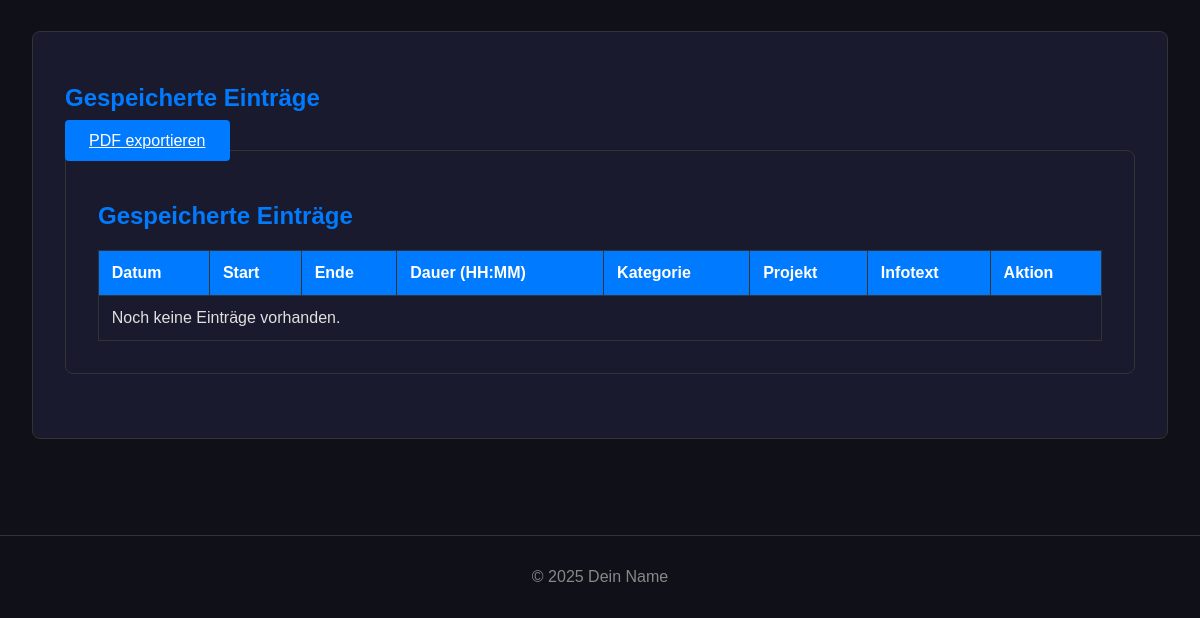
The page /dokumentation (lower part) on the database as committed earlier.
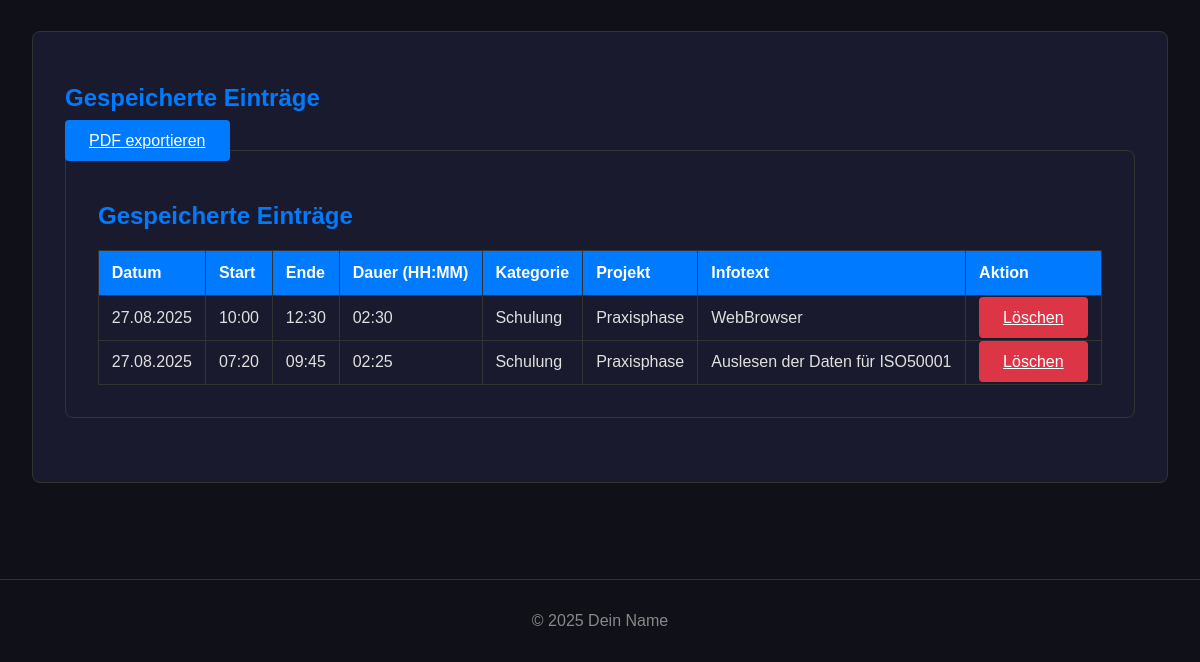
The same page on the database as committed later.
### app.py (models this page shows)
class TimeEntry(db.Model):
    id = db.Column(db.Integer, primary_key=True)
    date = db.Column(db.Date, nullable=False, default=date.today)
    start_time = db.Column(db.Time, nullable=False)
    end_time = db.Column(db.Time, nullable=False)
    category = db.Column(db.String(50), nullable=False)
    project = db.Column(db.String(100), nullable=False)
    info_text = db.Column(db.String(300), nullable=True)
    @property
    def duration(self):
        start_dt = datetime.combine(self.date, self.start_time)
        end_dt = datetime.combine(self.date, self.end_time)
        if end_dt < start_dt:
            end_dt += timedelta(days=1)
        return end_dt - start_dt
    @property
    def duration_str(self):
        total_seconds = self.duration.total_seconds()
        hours, remainder = divmod(total_seconds, 3600)
        minutes, _ = divmod(remainder, 60)
        return f"{int(hours):02}:{int(minutes):02}"

### app.py (the view, shortened to what this page needs)
@app.route('/dokumentation', methods=['GET', 'POST'])
def dokumentation():
    entries = TimeEntry.query.order_by(TimeEntry.date.desc(), TimeEntry.start_time.desc()).all()
    generate_category_chart(entries)
    return render_template('dokumentation.html', entries=entries)

### app.py (called while the page is built)
@app.context_processor
def inject_now():
    return {'now': datetime.now(timezone.utc)}

### templates/dokumentation.html (shortened to what this page needs)
{% extends 'base.html' %}
{% block content %}
    <div class="table-container">
    <h2>Gespeicherte Einträge</h2>
    <a href="{{ url_for('generate_pdf') }}" class="btn" style="margin-bottom: 1rem;">PDF exportieren</a>
    <div class="table-container">
        <h2>Gespeicherte Einträge</h2>
        <table class="data-table">
            <thead>
                <tr>
                    <th>Datum</th>
                    <th>Start</th>
                    <th>Ende</th>
                    <th>Dauer (HH:MM)</th>
                    <th>Kategorie</th>
                    <th>Projekt</th>
                    <th>Infotext</th>
                    <th>Aktion</th>
                </tr>
            </thead>
            <tbody>
                {% for entry in entries %}
                <tr>
                    <td>{{ entry.date.strftime('%d.%m.%Y') }}</td>
                    <td>{{ entry.start_time.strftime('%H:%M') }}</td>
                    <td>{{ entry.end_time.strftime('%H:%M') }}</td>
                    <td>{{ entry.duration_str }}</td>
                    <td>{{ entry.category }}</td>
                    <td>{{ entry.project }}</td>
                    <td>{{ entry.info_text }}</td>
                    <td>
                        <a href="{{ url_for('delete_entry', entry_id=entry.id) }}"
                           class="btn btn-danger"
                           onclick="return confirm('Möchtest du diesen Eintrag wirklich löschen?');">Löschen</a>
                    </td>
                </tr>
                {% else %}
                <tr>
                    <td colspan="8">Noch keine Einträge vorhanden.</td>
                </tr>
                {% endfor %}
            </tbody>
        </table>
    </div>
{% endblock %}

### templates/base.html (shortened to what this page needs)
<!DOCTYPE html>
<html lang="de">
<head>
    <link rel="stylesheet" href="{{ url_for('static', filename='css/style.css') }}">
</head>
<body>
    <main class="main-content">
        {% block content %}{% endblock %}
    </main>
    <footer>
        <p>&copy; 2025 Dein Name</p>
    </footer>
</body>
</html>

### static/css/style.css (style rules this page uses)
:root { --primary-bg-color: #0f1018; --secondary-bg-color: #1a1a2e; --primary-text-color: #e0e0e0; --accent-color: #007bff; --accent-hover-color: #0056b3; --border-color: #333; --success-color: #28a745; --error-color: #dc3545; }
body { font-family: Arial, sans-serif; background-color: var(--primary-bg-color); color: var(--primary-text-color); margin: 0; padding-top: 70px; }
.main-content { padding: 2rem; max-width: 1200px; margin: 0 auto; }
h1, h2 { color: var(--accent-color); }
.form-container, .result-container, .table-container, .chart-container { background-color: var(--secondary-bg-color); padding: 2rem; border-radius: 8px; margin-bottom: 2rem; border: 1px solid var(--border-color); }
.btn { padding: 0.75rem 1.5rem; border: none; border-radius: 4px; background-color: var(--accent-color); color: white; font-size: 1rem; cursor: pointer; transition: background-color 0.2s ease; }
.btn-danger { background-color: var(--error-color); }
.data-table { width: 100%; border-collapse: collapse; margin-top: 1rem; }
.data-table th, .data-table td { border: 1px solid var(--border-color); padding: 0.8rem; text-align: left; }
.data-table th { background-color: var(--accent-color); color: white; }
footer { text-align: center; padding: 1rem; margin-top: 2rem; border-top: 1px solid var(--border-color); color: #888; }

Rows that differ between the two databases and show on the page:
added TimeEntry: date "27.08.2025", start_time "10:00", end_time "12:30", duration_str "02:30", category "Schulung", project "Praxisphase", info_text "WebBrowser"
added TimeEntry: date "27.08.2025", start_time "07:20", end_time "09:45", duration_str "02:25", category "Schulung", project "Praxisphase", info_text "Auslesen der Daten für ISO50001"
Other text that changed with them:
text no longer shown: "Noch keine Einträge vorhanden."
